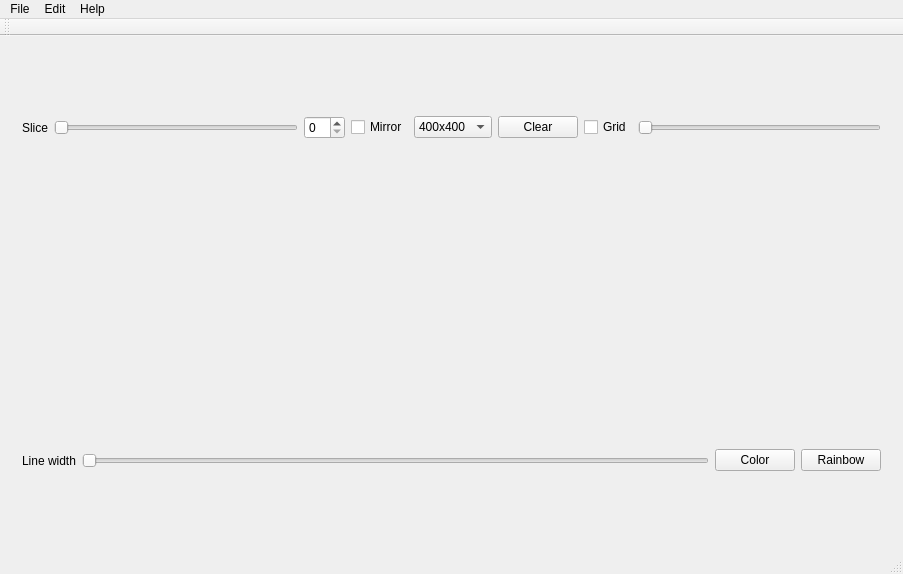
<?xml version="1.0" encoding="UTF-8"?>
<ui version="4.0">
 <class>Mandalaman</class>
 <widget class="QMainWindow" name="Mandalaman">
  <property name="geometry">
   <rect>
    <x>0</x>
    <y>0</y>
    <width>903</width>
    <height>574</height>
   </rect>
  </property>
  <property name="windowTitle">
   <string>Mandalaman</string>
  </property>
  <widget class="QWidget" name="centralWidget">
   <layout class="QVBoxLayout" name="verticalLayout">
    <item>
     <widget class="QWidget" name="upperToolBar" native="true">
      <layout class="QHBoxLayout" name="horizontalLayout">
       <item>
        <widget class="QLabel" name="sliceLabel">
         <property name="text">
          <string>Slice</string>
         </property>
        </widget>
       </item>
       <item>
        <widget class="QSlider" name="sliceSlider">
         <property name="maximum">
          <number>20</number>
         </property>
         <property name="orientation">
          <enum>Qt::Horizontal</enum>
         </property>
        </widget>
       </item>
       <item>
        <widget class="QSpinBox" name="sliceSpinBox">
         <property name="maximum">
          <number>20</number>
         </property>
        </widget>
       </item>
       <item>
        <widget class="QCheckBox" name="mirrorCheckBox">
         <property name="text">
          <string>Mirror</string>
         </property>
        </widget>
       </item>
       <item>
        <widget class="QComboBox" name="resolutionDropDownList">
         <item>
          <property name="text">
           <string>400x400</string>
          </property>
         </item>
        </widget>
       </item>
       <item>
        <widget class="QPushButton" name="clearBtn">
         <property name="text">
          <string>Clear</string>
         </property>
        </widget>
       </item>
       <item>
        <widget class="QCheckBox" name="checkBox">
         <property name="text">
          <string>Grid</string>
         </property>
        </widget>
       </item>
       <item>
        <widget class="QSlider" name="gridOpacitySlider">
         <property name="orientation">
          <enum>Qt::Horizontal</enum>
         </property>
        </widget>
       </item>
      </layout>
     </widget>
    </item>
    <item>
     <widget class="QWidget" name="futurCanevasLayout" native="true"/>
    </item>
    <item>
     <widget class="QWidget" name="widget" native="true">
      <layout class="QHBoxLayout" name="horizontalLayout_2">
       <item>
        <widget class="QLabel" name="label">
         <property name="text">
          <string>Line width</string>
         </property>
        </widget>
       </item>
       <item>
        <widget class="QSlider" name="lineWidthSlider">
         <property name="orientation">
          <enum>Qt::Horizontal</enum>
         </property>
        </widget>
       </item>
       <item>
        <widget class="QPushButton" name="pushButton">
         <property name="text">
          <string>Color</string>
         </property>
        </widget>
       </item>
       <item>
        <widget class="QPushButton" name="pushButton_2">
         <property name="text">
          <string>Rainbow</string>
         </property>
        </widget>
       </item>
      </layout>
     </widget>
    </item>
   </layout>
  </widget>
  <widget class="QMenuBar" name="menuBar">
   <property name="geometry">
    <rect>
     <x>0</x>
     <y>0</y>
     <width>903</width>
     <height>25</height>
    </rect>
   </property>
   <widget class="QMenu" name="menuFile">
    <property name="title">
     <string>File</string>
    </property>
    <addaction name="actionSave_as"/>
    <addaction name="actionQuit"/>
   </widget>
   <widget class="QMenu" name="menuEdit">
    <property name="title">
     <string>Edit</string>
    </property>
    <addaction name="actionUndo"/>
    <addaction name="actionRedo"/>
   </widget>
   <widget class="QMenu" name="menuHelp">
    <property name="title">
     <string>Help</string>
    </property>
    <addaction name="actionAbout"/>
   </widget>
   <addaction name="menuFile"/>
   <addaction name="menuEdit"/>
   <addaction name="menuHelp"/>
  </widget>
  <widget class="QToolBar" name="mainToolBar">
   <attribute name="toolBarArea">
    <enum>TopToolBarArea</enum>
   </attribute>
   <attribute name="toolBarBreak">
    <bool>false</bool>
   </attribute>
  </widget>
  <widget class="QStatusBar" name="statusBar"/>
  <action name="actionUndo">
   <property name="text">
    <string>Undo</string>
   </property>
   <property name="shortcut">
    <string>Ctrl+Z</string>
   </property>
  </action>
  <action name="actionRedo">
   <property name="text">
    <string>Redo</string>
   </property>
   <property name="shortcut">
    <string>Ctrl+Y</string>
   </property>
  </action>
  <action name="actionSave_as">
   <property name="text">
    <string>Save as ...</string>
   </property>
   <property name="shortcut">
    <string>Ctrl+S</string>
   </property>
  </action>
  <action name="actionQuit">
   <property name="text">
    <string>Quit</string>
   </property>
   <property name="shortcut">
    <string>Ctrl+Q</string>
   </property>
  </action>
  <action name="actionAbout">
   <property name="text">
    <string>About</string>
   </property>
   <property name="shortcut">
    <string>F1</string>
   </property>
  </action>
 </widget>
 <layoutdefault spacing="6" margin="11"/>
 <resources/>
 <connections>
  <connection>
   <sender>sliceSlider</sender>
   <signal>valueChanged(int)</signal>
   <receiver>sliceSpinBox</receiver>
   <slot>setValue(int)</slot>
   <hints>
    <hint type="sourcelabel">
     <x>262</x>
     <y>126</y>
    </hint>
    <hint type="destinationlabel">
     <x>303</x>
     <y>129</y>
    </hint>
   </hints>
  </connection>
  <connection>
   <sender>sliceSpinBox</sender>
   <signal>valueChanged(int)</signal>
   <receiver>sliceSlider</receiver>
   <slot>setValue(int)</slot>
   <hints>
    <hint type="sourcelabel">
     <x>294</x>
     <y>119</y>
    </hint>
    <hint type="destinationlabel">
     <x>125</x>
     <y>122</y>
    </hint>
   </hints>
  </connection>
 </connections>
</ui>
